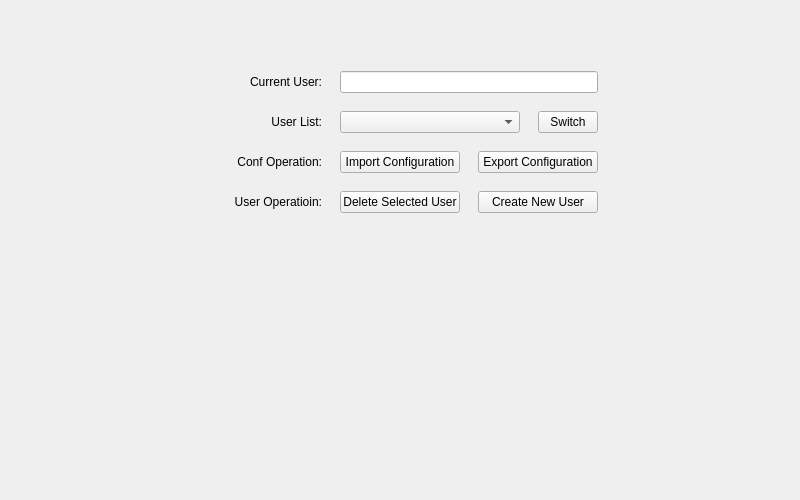
<?xml version="1.0" encoding="UTF-8"?>
<ui version="4.0">
 <class>CUE01_User_Setting_Form</class>
 <widget class="QWidget" name="CUE01_User_Setting_Form">
  <property name="geometry">
   <rect>
    <x>0</x>
    <y>0</y>
    <width>800</width>
    <height>500</height>
   </rect>
  </property>
  <property name="windowTitle">
   <string>Form</string>
  </property>
  <layout class="QVBoxLayout" name="verticalLayout_2">
   <item>
    <spacer name="verticalSpacer">
     <property name="orientation">
      <enum>Qt::Vertical</enum>
     </property>
     <property name="sizeType">
      <enum>QSizePolicy::Minimum</enum>
     </property>
     <property name="sizeHint" stdset="0">
      <size>
       <width>20</width>
       <height>60</height>
      </size>
     </property>
    </spacer>
   </item>
   <item>
    <layout class="QHBoxLayout" name="horizontalLayout_7">
     <item>
      <spacer name="horizontalSpacer">
       <property name="orientation">
        <enum>Qt::Horizontal</enum>
       </property>
       <property name="sizeType">
        <enum>QSizePolicy::Expanding</enum>
       </property>
       <property name="sizeHint" stdset="0">
        <size>
         <width>100</width>
         <height>20</height>
        </size>
       </property>
      </spacer>
     </item>
     <item>
      <layout class="QVBoxLayout" name="verticalLayout">
       <property name="spacing">
        <number>18</number>
       </property>
       <item>
        <layout class="QHBoxLayout" name="horizontalLayout_5">
         <property name="spacing">
          <number>18</number>
         </property>
         <item>
          <widget class="QLabel" name="label_2">
           <property name="minimumSize">
            <size>
             <width>120</width>
             <height>0</height>
            </size>
           </property>
           <property name="maximumSize">
            <size>
             <width>120</width>
             <height>16777215</height>
            </size>
           </property>
           <property name="text">
            <string>Current User:</string>
           </property>
           <property name="alignment">
            <set>Qt::AlignRight|Qt::AlignTrailing|Qt::AlignVCenter</set>
           </property>
          </widget>
         </item>
         <item>
          <widget class="ClearableLineEdit" name="lineEdit_current_user">
           <property name="sizePolicy">
            <sizepolicy hsizetype="Expanding" vsizetype="Fixed">
             <horstretch>0</horstretch>
             <verstretch>0</verstretch>
            </sizepolicy>
           </property>
          </widget>
         </item>
        </layout>
       </item>
       <item>
        <layout class="QHBoxLayout" name="horizontalLayout_4">
         <property name="spacing">
          <number>18</number>
         </property>
         <item>
          <widget class="QLabel" name="label">
           <property name="minimumSize">
            <size>
             <width>120</width>
             <height>0</height>
            </size>
           </property>
           <property name="maximumSize">
            <size>
             <width>120</width>
             <height>16777215</height>
            </size>
           </property>
           <property name="text">
            <string>User List:</string>
           </property>
           <property name="alignment">
            <set>Qt::AlignRight|Qt::AlignTrailing|Qt::AlignVCenter</set>
           </property>
          </widget>
         </item>
         <item>
          <widget class="CustomComboBox" name="comboBox_current_user"/>
         </item>
         <item>
          <widget class="QPushButton" name="pushButton_switch_user">
           <property name="sizePolicy">
            <sizepolicy hsizetype="Maximum" vsizetype="Fixed">
             <horstretch>0</horstretch>
             <verstretch>0</verstretch>
            </sizepolicy>
           </property>
           <property name="minimumSize">
            <size>
             <width>60</width>
             <height>0</height>
            </size>
           </property>
           <property name="maximumSize">
            <size>
             <width>60</width>
             <height>16777215</height>
            </size>
           </property>
           <property name="text">
            <string>Switch</string>
           </property>
          </widget>
         </item>
        </layout>
       </item>
       <item>
        <layout class="QHBoxLayout" name="horizontalLayout_2">
         <property name="spacing">
          <number>18</number>
         </property>
         <item>
          <widget class="QLabel" name="label_3">
           <property name="minimumSize">
            <size>
             <width>120</width>
             <height>0</height>
            </size>
           </property>
           <property name="maximumSize">
            <size>
             <width>120</width>
             <height>16777215</height>
            </size>
           </property>
           <property name="text">
            <string>Conf Operation:</string>
           </property>
           <property name="alignment">
            <set>Qt::AlignRight|Qt::AlignTrailing|Qt::AlignVCenter</set>
           </property>
          </widget>
         </item>
         <item>
          <widget class="QPushButton" name="pushButton_import">
           <property name="sizePolicy">
            <sizepolicy hsizetype="Fixed" vsizetype="Fixed">
             <horstretch>0</horstretch>
             <verstretch>0</verstretch>
            </sizepolicy>
           </property>
           <property name="minimumSize">
            <size>
             <width>120</width>
             <height>0</height>
            </size>
           </property>
           <property name="maximumSize">
            <size>
             <width>120</width>
             <height>16777215</height>
            </size>
           </property>
           <property name="text">
            <string>Import Configuration</string>
           </property>
          </widget>
         </item>
         <item>
          <widget class="QPushButton" name="pushButton_export">
           <property name="sizePolicy">
            <sizepolicy hsizetype="Fixed" vsizetype="Fixed">
             <horstretch>0</horstretch>
             <verstretch>0</verstretch>
            </sizepolicy>
           </property>
           <property name="minimumSize">
            <size>
             <width>120</width>
             <height>0</height>
            </size>
           </property>
           <property name="maximumSize">
            <size>
             <width>120</width>
             <height>16777215</height>
            </size>
           </property>
           <property name="text">
            <string>Export Configuration</string>
           </property>
          </widget>
         </item>
        </layout>
       </item>
       <item>
        <layout class="QHBoxLayout" name="horizontalLayout_3">
         <property name="spacing">
          <number>18</number>
         </property>
         <item>
          <widget class="QLabel" name="label_4">
           <property name="minimumSize">
            <size>
             <width>120</width>
             <height>0</height>
            </size>
           </property>
           <property name="maximumSize">
            <size>
             <width>120</width>
             <height>16777215</height>
            </size>
           </property>
           <property name="text">
            <string>User Operatioin:</string>
           </property>
           <property name="alignment">
            <set>Qt::AlignRight|Qt::AlignTrailing|Qt::AlignVCenter</set>
           </property>
          </widget>
         </item>
         <item>
          <widget class="QPushButton" name="pushButton_delete_user">
           <property name="sizePolicy">
            <sizepolicy hsizetype="Fixed" vsizetype="Fixed">
             <horstretch>0</horstretch>
             <verstretch>0</verstretch>
            </sizepolicy>
           </property>
           <property name="minimumSize">
            <size>
             <width>120</width>
             <height>0</height>
            </size>
           </property>
           <property name="maximumSize">
            <size>
             <width>120</width>
             <height>16777215</height>
            </size>
           </property>
           <property name="text">
            <string>Delete Selected User</string>
           </property>
          </widget>
         </item>
         <item>
          <widget class="QPushButton" name="pushButton_add_user">
           <property name="sizePolicy">
            <sizepolicy hsizetype="Fixed" vsizetype="Fixed">
             <horstretch>0</horstretch>
             <verstretch>0</verstretch>
            </sizepolicy>
           </property>
           <property name="minimumSize">
            <size>
             <width>120</width>
             <height>0</height>
            </size>
           </property>
           <property name="maximumSize">
            <size>
             <width>120</width>
             <height>16777215</height>
            </size>
           </property>
           <property name="text">
            <string>Create New User</string>
           </property>
          </widget>
         </item>
        </layout>
       </item>
      </layout>
     </item>
     <item>
      <spacer name="horizontalSpacer_2">
       <property name="orientation">
        <enum>Qt::Horizontal</enum>
       </property>
       <property name="sizeType">
        <enum>QSizePolicy::Expanding</enum>
       </property>
       <property name="sizeHint" stdset="0">
        <size>
         <width>100</width>
         <height>20</height>
        </size>
       </property>
      </spacer>
     </item>
    </layout>
   </item>
   <item>
    <spacer name="verticalSpacer_2">
     <property name="orientation">
      <enum>Qt::Vertical</enum>
     </property>
     <property name="sizeType">
      <enum>QSizePolicy::Expanding</enum>
     </property>
     <property name="sizeHint" stdset="0">
      <size>
       <width>20</width>
       <height>250</height>
      </size>
     </property>
    </spacer>
   </item>
  </layout>
 </widget>
 <customwidgets>
  <customwidget>
   <class>CustomComboBox</class>
   <extends>QComboBox</extends>
   <header>src.components.CustomComboBox</header>
  </customwidget>
  <customwidget>
   <class>ClearableLineEdit</class>
   <extends>QLineEdit</extends>
   <header>src.components.ClearableLineEdit</header>
  </customwidget>
 </customwidgets>
 <resources/>
 <connections/>
</ui>
